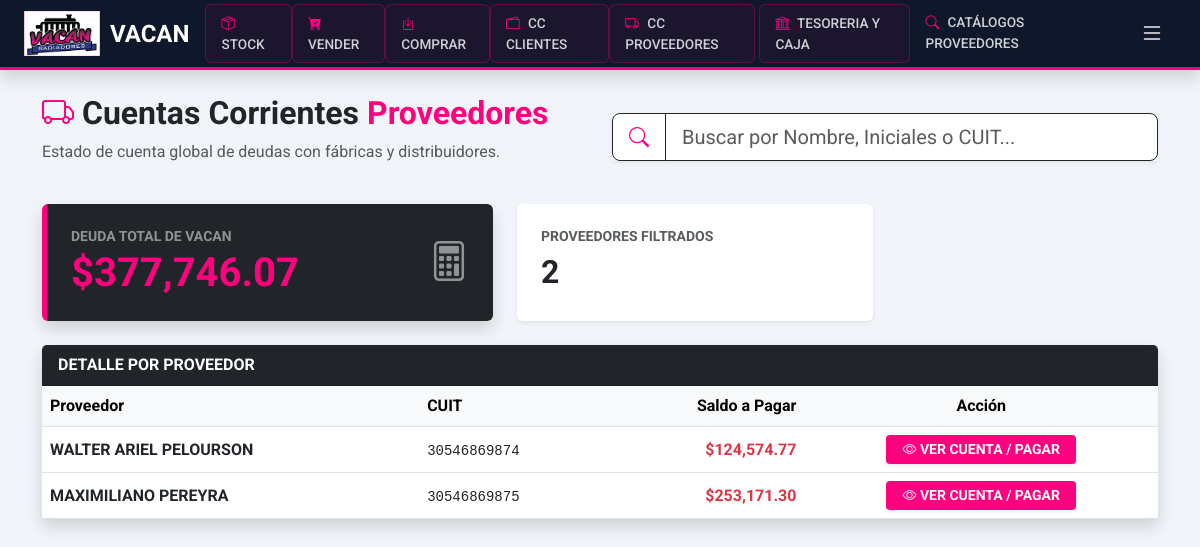
Screenshot of /admin/proveedores/saldos (signed in) with the database file from the repository.
### app/models.py (models this page shows)
class Proveedor(db.Model):
    id = db.Column(db.Integer, primary_key=True)
    razon_social = db.Column(db.String(150), nullable=False)
    cuit = db.Column(db.String(20), unique=True)
    condicion_iva = db.Column(db.String(50))
    direccion = db.Column(db.String(200))
    telefono = db.Column(db.String(50))
    iibb = db.Column(db.String(50))
    activo = db.Column(db.Boolean, default=True)
    compras = db.relationship('Compra', back_populates='proveedor')
    movimientos_p = db.relationship('MovimientoCtaCteProveedor', back_populates='proveedor')

### app/routes/admin.py (the view)
@admin_bp.route('/proveedores/saldos')
@login_required
@roles_required('admin', 'superadmin')
def lista_saldos_proveedores():
    proveedores = Proveedor.query.all()
    resumen = []
    deuda_total_general = 0
    for p in proveedores:
        query_saldo = db.session.query(func.sum(MovimientoCtaCteProveedor.monto)).filter_by(proveedor_id=p.id)
        if current_user.rol == 'admin':
            query_saldo = query_saldo.filter_by(sucursal_id=current_user.sucursal_id)
        saldo_individual = query_saldo.scalar() or 0
        if saldo_individual != 0:
            resumen.append({
                'id': p.id,
                'razon_social': p.razon_social,
                'cuit': p.cuit,
                'saldo': saldo_individual
            })
            if saldo_individual > 0:
                deuda_total_general += saldo_individual
    todas_las_cajas = sucursal_filter(Caja.query, Caja).all()
    cheques_en_cartera = Cheque.query.filter_by(estado='EN_CARTERA').all()
    return render_template('admin/proveedores_saldos.html',
                           proveedores=resumen,
                           total_general=deuda_total_general,
                           cajas=todas_las_cajas,
                           cheques_en_cartera=cheques_en_cartera)

### app/__init__.py (called while the page is built)
def create_app():
    app = Flask(__name__)
    app.config.from_object(Config)
    db.init_app(app)
    migrate.init_app(app, db, render_as_batch=True)
    login_manager.init_app(app)
    login_manager.login_view = 'auth.login'
    login_manager.login_message = "Por favor, inicia sesión para acceder al sistema Vacan."
    login_manager.login_message_category = "info"
    from .models import Usuario
    @login_manager.user_loader
    def load_user(user_id):
        return Usuario.query.get(int(user_id))
    from .routes.main import main_bp
    from .routes.inventory import inventory_bp
    from .routes.auth import auth_bp
    from .routes.admin import admin_bp
    app.register_blueprint(main_bp)
    app.register_blueprint(inventory_bp)
    app.register_blueprint(auth_bp)
    app.register_blueprint(admin_bp)
    return app

### app/utils/security.py (called while the page is built)
def roles_required(*roles):
    def decorator(f):
        @wraps(f)
        def decorated_function(*args, **kwargs):
            if not current_user.is_authenticated or current_user.rol not in roles:
                flash("No tienes permiso para acceder a esta sección.", "danger")
                return redirect(url_for('inventory.index'))
            return f(*args, **kwargs)
        return decorated_function
    return decorator

def sucursal_filter(query, model):
    if current_user.rol == 'admin':
        return query.filter(model.sucursal_id == current_user.sucursal_id)
    return query

### app/templates/admin/proveedores_saldos.html (shortened to what this page needs)
{% extends 'base.html' %}
{% block content %}
<div class="row mb-4 align-items-center">
    <div class="col-md-6">
        <h2 class="fw-bold"><i class="bi bi-truck text-pink"></i> Cuentas Corrientes <span class="text-pink">Proveedores</span></h2>
        <p class="text-muted">Estado de cuenta global de deudas con fábricas y distribuidores.</p>
    </div>
    <div class="col-md-6">
        <div class="input-group input-group-lg shadow-sm">
            <span class="input-group-text bg-white border-dark"><i class="bi bi-search text-pink"></i></span>
            <input type="text" id="provSearch" class="form-control border-dark" placeholder="Buscar por Nombre, Iniciales o CUIT...">
        </div>
    </div>
</div>
<div class="row mb-4">
    <div class="col-md-5">
        <div class="card bg-dark text-white shadow border-0" style="border-left: 5px solid var(--vacan-pink) !important;">
            <div class="card-body p-4 d-flex justify-content-between align-items-center">
                <div>
                    <h6 class="text-white-50 small text-uppercase fw-bold mb-1">Deuda Total de Vacan</h6>
                    <h1 class="fw-bold mb-0 text-pink">${{ "{:,.2f}".format(total_general or 0) }}</h1>
                </div>
                <div class="text-end">
                    <i class="bi bi-calculator fs-1 text-white-50"></i>
                </div>
            </div>
        </div>
    </div>
    <div class="col-md-4">
        <div class="card bg-white shadow-sm border-0 p-4 h-100">
            <h6 class="text-muted small text-uppercase fw-bold">Proveedores Filtrados</h6>
            <h2 class="fw-bold mb-0 text-dark" id="countProv">{{ proveedores|length }}</h2>
        </div>
    </div>
</div>
<div class="card shadow border-0">
    <div class="card-header bg-dark text-white fw-bold">DETALLE POR PROVEEDOR</div>
    <div class="card-body p-0">
        <div class="table-responsive">
            <table class="table table-hover align-middle mb-0" id="tableProv">
                <thead class="table-light">
                    <tr>
                        <th>Proveedor</th>
                        <th>CUIT</th>
                        <th class="text-end">Saldo a Pagar</th>
                        <th class="text-center">Acción</th>
                    </tr>
                </thead>
                <tbody>
                    {% for p in proveedores %}
                    <tr class="prov-row" data-info="{{ p.razon_social|lower }} {{ p.cuit|replace('-', '') if p.cuit else '' }}">
                        <td><strong>{{ p.razon_social }}</strong></td>
                        <td><code class="text-dark">{{ p.cuit or 'S/D' }}</code></td>
                        <td class="text-end fw-bold {{ 'text-danger' if p.saldo > 0 else 'text-success' }}">
                            ${{ "{:,.2f}".format(p.saldo) }}
                        </td>
                        <td class="text-center">
                            <a href="{{ url_for('admin.detalle_cta_cte_proveedor', id=p.id) }}" class="btn btn-sm btn-pink fw-bold px-3 shadow-sm">
                                <i class="bi bi-eye"></i> VER CUENTA / PAGAR
                            </a>
                        </td>
                    </tr>
                    {% else %}
                    <tr>
                        <td colspan="4" class="text-center py-5 text-muted">No hay proveedores con saldos pendientes.</td>
                    </tr>
                    {% endfor %}
                </tbody>
            </table>
        </div>
    </div>
</div>
{% endblock %}

### app/templates/base.html (style rules this page uses)
:root { --vacan-blue: #0f172a; --vacan-pink: #ff007f; --vacan-dark-hover: #1e293b; }
body { background-color: #f1f5f9; font-family: 'Roboto', sans-serif; padding-top: 70px; }

### app/templates/admin/proveedores_saldos.html (style rules this page uses)
.btn-pink { background-color: var(--vacan-pink); color: white; border: none; transition: 0.3s; }
.text-pink { color: var(--vacan-pink) !important; }

### rows the page displays
Proveedor: razon_social "WALTER ARIEL PELOURSON", cuit "30546869874", saldo "124,574.77"
Proveedor: razon_social "MAXIMILIANO PEREYRA", cuit "30546869875", saldo "253,171.30"

### other values shown
{{ "{:,.2f}".format(total_general or 0) }} "377,746.07"
{{ proveedores|length }} "2"
